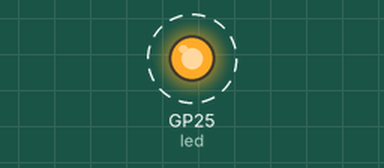
Bench run of a program on a simulated Raspberry Pi Pico running MicroPython. Shown: output pins drawn as LEDs (lit = HIGH). Dashed ring = blinking. What the program prints to the serial console is not drawn. At 10.0 s the program stops and its outputs stay as they are.

Above: at 0.5 s.
Timing chart, 0 to 4.6 s (numbered marks = the images above):
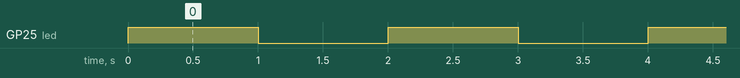

The program:

main.py
```python
import utime
import sys
import machine
from machine import Pin

print("Hello, Wokwi!")
board = sys.implementation._machine.split(' with')[0]
print(f"Running on {board} ({sys.platform}) at {machine.freq() / 1000000} MHz")

led = Pin("LED", Pin.OUT)

counter = 0
for i in range(10):
    led.toggle()
    counter += 1
    print(f"Uptime: {counter} seconds")
    utime.sleep_ms(1000)
```

Measured:
- by itself, GP25 (led): alternates HIGH for 1.0 s and LOW for 1.0 s, 10 changes in all, then stays LOW
